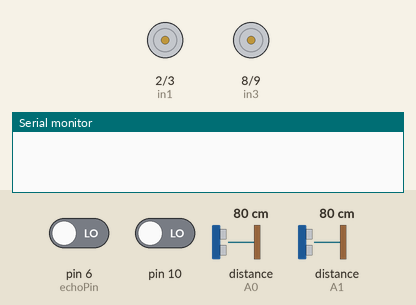
This sketch was run on a simulated Arduino Leonardo, built with avr-gcc and run on an emulated ATmega32U4. Parts: motor-driver pin pairs drawn as motors (green arrow = first pin HIGH = forward, orange = second pin HIGH = backward, longer = more drive), the last lines printed to the serial monitor. The test bench sets the inputs (shaded band); at power-on: pin 10 LOW, distance to the obstacle (sensors on A0, A1) 80 cm, pin 6 (echoPin) LOW. The echo pulse lasts 58.3 µs per cm.

Above: at 1.2 s.
1.3 s: pin 10 driven HIGH
At 3.2 s:
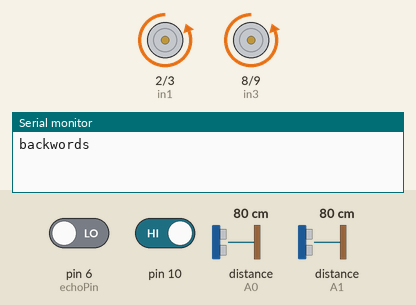
3.8 s: distance to the obstacle (sensor on A0) set to 9 cm
5.9 s: distance to the obstacle (sensor on A0) set to 6 cm
At 8.1 s:
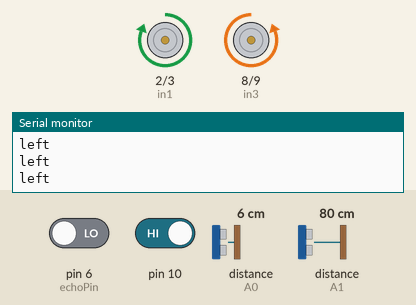
8.5 s: distance to the obstacle (sensor on A0) set to 18 cm
At 10.5 s:
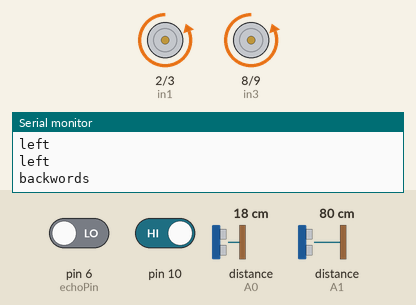
11.0 s: distance to the obstacle (sensor on A1) set to 8 cm
13.2 s: distance to the obstacle (sensor on A1) set to 5 cm
At 15.4 s:
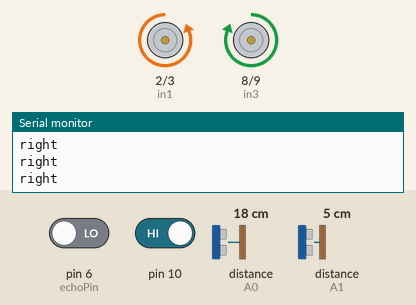
Timing chart, 0 to 16.7 s (numbered marks = the images above; inputs shaded):
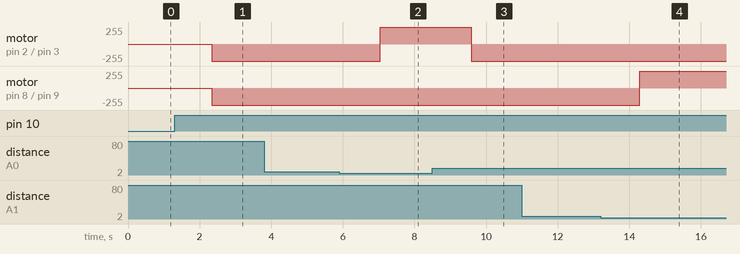

The sketch:

prithvi.ino
```cpp
const int in1 = 2;
const int in2 = 3;
const int in3 = 8;
const int in4 = 9;
int di;
char b;
#define trigPin 7
#define echoPin 6
#define MD 50
#include <SharpIR.h>
SharpIR sensor1( SharpIR::GP2Y0A41SK0F, A0 );
SharpIR sensor2( SharpIR::GP2Y0A41SK0F, A1 );
void setup(){
  pinMode(in1, OUTPUT);
  pinMode(in2, OUTPUT);
  pinMode(in3, OUTPUT);
  pinMode(in4, OUTPUT);
  pinMode(10, INPUT);
  Serial.begin(9600);
  Serial1.begin(9600);
}
void left(){
  digitalWrite(in1, HIGH);
  digitalWrite(in2, LOW);
  digitalWrite(in3, LOW);
  digitalWrite(in4, HIGH);
}
void right(){
  digitalWrite(in1, LOW);
  digitalWrite(in2, HIGH);
  digitalWrite(in3, HIGH);
  digitalWrite(in4, LOW);
}
void forwards(){
  digitalWrite(in1, HIGH);
  digitalWrite(in2, LOW);
  digitalWrite(in3, HIGH);
  digitalWrite(in4, LOW);
}
void backwords() {
  digitalWrite(in1, LOW);
  digitalWrite(in2, HIGH);
  digitalWrite(in3, LOW);
  digitalWrite(in4, HIGH);
}
void OFF(){
  digitalWrite(in1, LOW);
  digitalWrite(in2, LOW);
  digitalWrite(in3, LOW);
  digitalWrite(in4, LOW);
}
void Distance(){
   digitalWrite(trigPin, LOW);
  delayMicroseconds(2);
  digitalWrite(trigPin, HIGH);
  delayMicroseconds(10);
  digitalWrite(trigPin, LOW);
  float duration;
  duration = pulseIn(echoPin, HIGH);
  di = duration * 0.034 / 2;
  if( di>30 ){
    forwards();
    Serial.println("forward");
  }
  else if(di<20){
    backwords();
    Serial.println("backwords");
  }
 else{
  OFF();
  Serial.println("OFF");
 }
}
void loop(){
  if(digitalRead(10)==HIGH){
    int distance1 = sensor1.getDistance();
    int distance2 = sensor2.getDistance();
    if(((distance2 != 3) || (distance2 != 4) || (distance2 != 5) || (distance2 != 6) )&& ((distance1 == 3) || (distance1 == 4) || (distance1 == 5) || (distance1 == 6) || (distance1 == 7))) {
      left();
      Serial.println("left");
    }
    else if(((distance2 == 3) || (distance2 == 4) || (distance2 == 5) || (distance2 == 6))  && ((distance1 != 3) || (distance1 != 4) || (distance1 != 5) || (distance1 != 6) || (distance1 != 7))){
      right();
      Serial.println("right");
    }
    else if(((distance2 == 3) || (distance2 == 4) || (distance2 == 5) || (distance2 == 6))  &&( (distance1 == 3) ||(distance1 == 4) || (distance1 == 5) || (distance1 == 6) || (distance1 == 7))) {
      Distance();
    }
    else if(((distance2 != 3) || (distance2 != 4) || (distance2 != 5) || (distance2 != 6)) && ((distance1 != 3) || (distance1 != 4) || (distance1 != 5) || (distance1 != 6) || (distance1 != 7))) {
      Distance();
    }
    else {
      Distance();
    }
    delay(100);
  }
  else if(digitalRead(10)==LOW){
    if(Serial1.available()>0){
      b=Serial1.read();
      if(b=='f'){
        forwards();
        Serial.println("forward");
        Serial1.println("forward");
      }
      if(b=='b'){
        backwords();
        Serial.println("backwords");
        Serial1.println("backwords");
      }
      if(b=='l'){
        left();
        Serial.println("left");
        Serial1.println("left");
      }
      if(b=='r'){
        right();
        Serial.println("right");
        Serial1.println("right");
      }
      if(b=='s'){
        OFF();
        Serial.println("OFF");
        Serial1.println("OFF");
      }
    }
  }
}
```

Measured:
- the behaviour switches between 8 and 7 cm on distance to the obstacle (sensor on A0) (found by bisection; images 1 and 2)
- the behaviour switches between 7 and 6 cm on distance to the obstacle (sensor on A1) (found by bisection; images 3 and 4)
- after the input at 1.3 s, motor on pin 2 (in1) / pin 3 (in2), motor on pin 8 (in3) / pin 9 (in4): stopped → backward 255/255 after 1.0 s
- after the input at 5.9 s, motor on pin 2 (in1) / pin 3 (in2): backward 255/255 → forward 255/255 after 1.1 s
- after the input at 8.5 s, motor on pin 2 (in1) / pin 3 (in2): forward 255/255 → backward 255/255 after 1.1 s
- after the input at 13.2 s, motor on pin 8 (in3) / pin 9 (in4): backward 255/255 → forward 255/255 after 1.1 s
